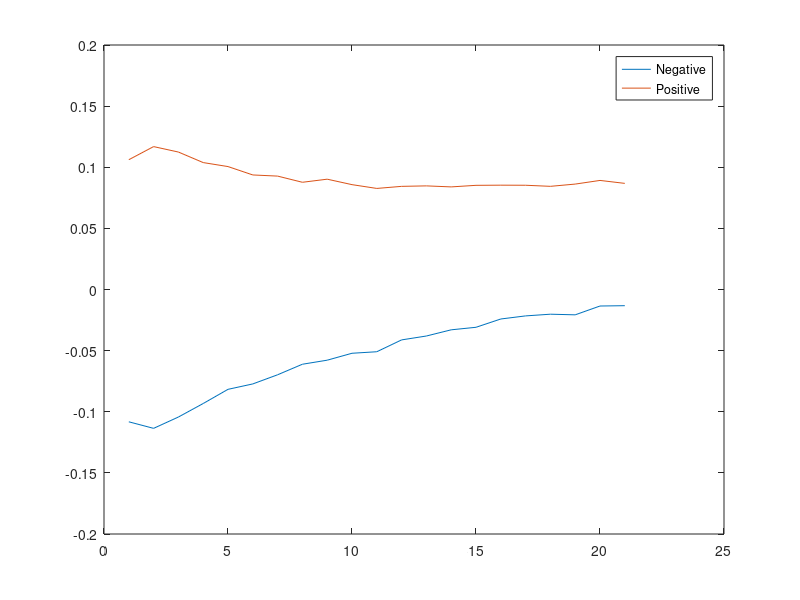

Here is the MATLAB script that generated this plot:
%%% Near mean classifier. L1 loss function with L1 regularization. 
clear
close all
clc
load digits
global vis
vis = 1;
%% Initalization
[n,m] = size(X);n=0.5*n;
Xp = X(1:n,:);
Xn = X(n+1:end,:);
mp = zeros(1,m);%mean(Xp);
mn = zeros(1,m);%mean(Xn);
a = 0;
R = 0;
L = 0.1;
tol = 1e-3;
%% Gradient Descent
i=1;
while(1)
    cache.mp = mp;
    cache.mn = mn;
    mp = mp - L/n*( -sum((Xp-mp)) + R*(mp-mn) );
    mn = mn - L/n*( sum((Xn+mn)) - R*(mp-mn) );
    if norm(cache.mp-mp) < tol && norm(cache.mn-mn) < tol
        fprintf('Gradient Descent converged\n')
        return
    end
    fprintf('Iteration %.0f\n',i)
    i = i+1;
    if vis
        hold off
        plot(mn)
        hold on
        plot(mp)
        legend('Negative','Positive')
        drawnow
    end
end
%%
plot(mean(Xp))
plot(mean(Xn))
legend('Negative','Positive','Mean positive','Mean negative')

    